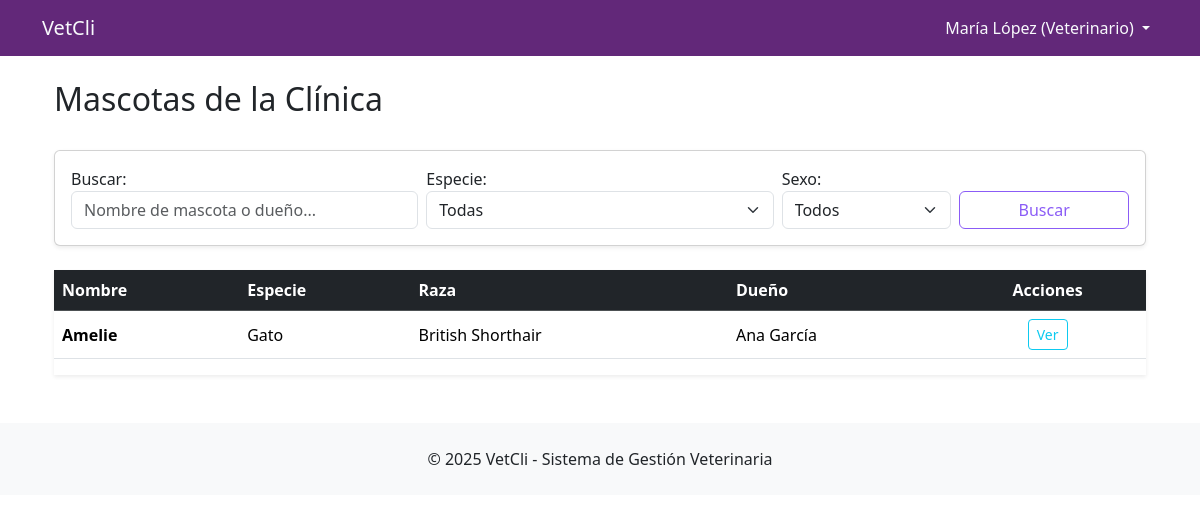
Screenshot of /mascotas/veterinario/lista/ (signed in) with the database file from the repository.
### apps/accounts/models.py (models this page shows, shortened)
class CustomUser(AbstractUser):
    OPCIONES_ROL = [
        ("admin_veterinaria", "Administrador Veterinaria"),
        ("veterinario", "Veterinario"),
        ("cliente", "Cliente"),
    ]
    rol = models.CharField(max_length=20, choices=OPCIONES_ROL, default="cliente")
    telefono = models.CharField(max_length=15, blank=True)
    direccion = models.TextField(blank=True)
    dni = models.CharField(max_length=10, unique=True, null=True, blank=True)
    fecha_nacimiento = models.DateField(null=True, blank=True)
    clinica = models.ForeignKey(
        "clinicas.Clinica",
        on_delete=models.CASCADE,
        null=True,
        blank=True,
        related_name="usuarios",
    )
    pendiente_aprobacion = models.BooleanField(default=False)
    fecha_aprobacion = models.DateTimeField(null=True, blank=True)
    aprobado_por = models.ForeignKey(
        "self", on_delete=models.SET_NULL, null=True, blank=True
    )

### apps/mascotas/models.py (models this page shows, shortened)
class Mascota(models.Model):
    SEXO_CHOICES = [
        ("M", "Macho"),
        ("H", "Hembra"),
    ]
    nombre = models.CharField(max_length=100)
    especie = models.ForeignKey(
        Especie, on_delete=models.PROTECT, related_name="mascotas"
    )
    raza = models.ForeignKey(
        Raza, on_delete=models.SET_NULL, null=True, blank=True, related_name="mascotas"
    )
    dueno = models.ForeignKey(
        CustomUser,
        on_delete=models.CASCADE,
        related_name="mascotas",
        limit_choices_to={"rol": "cliente"},
    )
    sexo = models.CharField(max_length=1, choices=SEXO_CHOICES)
    fecha_nacimiento = models.DateField(
        null=True, blank=True, help_text="Fecha aproximada de nacimiento"
    )
    color = models.CharField(max_length=100, blank=True)
    peso = models.DecimalField(
        max_digits=6,
        decimal_places=2,
        validators=[MinValueValidator(0.01)],
        null=True,
        blank=True,
        help_text="Peso en kilogramos",
    )
    numero_chip = models.CharField(
        max_length=50,
        blank=True,
        unique=True,
        null=True,
        help_text="Número de microchip",
    )
    foto = models.ImageField(upload_to="mascotas/fotos/", blank=True, null=True)
    esterilizado = models.BooleanField(
        default=False, help_text="¿Está castrado/esterilizado?"
    )
    alergias = models.TextField(
        blank=True, help_text="Alergias conocidas (medicamentos, alimentos, etc.)"
    )
    condiciones_preexistentes = models.TextField(
        blank=True, help_text="Condiciones médicas crónicas o importantes"
    )
    observaciones = models.TextField(
        blank=True, help_text="Observaciones generales sobre la mascota"
    )
    activo = models.BooleanField(default=True, help_text="Mascota activa en el sistema")
    fecha_fallecimiento = models.DateField(
        null=True, blank=True, help_text="Fecha de fallecimiento (si aplica)"
    )
    fecha_registro = models.DateTimeField(auto_now_add=True)
    fecha_modificacion = models.DateTimeField(auto_now=True)
    class Meta:
        verbose_name = "Mascota"
        verbose_name_plural = "Mascotas"
        ordering = ["-fecha_registro"]
        indexes = [
            models.Index(fields=["dueno", "activo"]),
            models.Index(fields=["numero_chip"]),
        ]

class Especie(models.Model):
    nombre = models.CharField(max_length=50, unique=True)
    descripcion = models.TextField(blank=True, null=True)
    activo = models.BooleanField(default=True)
    class Meta:
        verbose_name = "Especie"
        verbose_name_plural = "Especies"
        ordering = ["nombre"]
    def __str__(self):
        return self.nombre

class Raza(models.Model):
    nombre = models.CharField(max_length=100)
    especie = models.ForeignKey(Especie, on_delete=models.CASCADE, related_name="razas")
    descripcion = models.TextField(blank=True, null=True)
    activo = models.BooleanField(default=True)
    class Meta:
        verbose_name = "Raza"
        verbose_name_plural = "Razas"
        ordering = ["especie", "nombre"]
        unique_together = ["nombre", "especie"]

### apps/mascotas/views.py (the view)
@login_required
def lista_mascotas_veterinario(request):
    if request.user.rol != "veterinario":
        messages.error(request, "No tienes permiso para acceder a esta página.")
        return redirect("core:dashboard")
    mascotas = (
        Mascota.objects.filter(dueno__clinica=request.user.clinica, activo=True)
        .select_related("especie", "raza", "dueno")
        .order_by("nombre")
    )
    form_filtro = FiltroMascotasForm(request.GET)
    if form_filtro.is_valid():
        buscar = form_filtro.cleaned_data.get("buscar")
        especie = form_filtro.cleaned_data.get("especie")
        sexo = form_filtro.cleaned_data.get("sexo")
        if buscar:
            mascotas = mascotas.filter(
                Q(nombre__icontains=buscar)
                | Q(dueno__nombre_completo__icontains=buscar)
            )
        if especie:
            mascotas = mascotas.filter(especie=especie)
        if sexo:
            mascotas = mascotas.filter(sexo=sexo)
    paginator = Paginator(mascotas, 20)
    page_number = request.GET.get("page")
    page_obj = paginator.get_page(page_number)
    context = {
        "page_obj": page_obj,
        "form_filtro": form_filtro,
        "total_mascotas": mascotas.count(),
    }
    return render(request, "mascotas/lista_mascotas_veterinario.html", context)

### apps/mascotas/forms.py
class FiltroMascotasForm(forms.Form):
    buscar = forms.CharField(
        required=False,
        label="Buscar",
        widget=forms.TextInput(
            attrs={
                "class": "form-control",
                "placeholder": "Nombre de mascota o dueño...",
            }
        ),
    )
    especie = forms.ModelChoiceField(
        queryset=Especie.objects.filter(activo=True),
        required=False,
        label="Especie",
        empty_label="Todas",
        widget=forms.Select(attrs={"class": "form-select"}),
    )
    sexo = forms.ChoiceField(
        choices=[("", "Todos")] + Mascota.SEXO_CHOICES,
        required=False,
        label="Sexo",
        widget=forms.Select(attrs={"class": "form-select"}),
    )
    estado = forms.ChoiceField(
        choices=[
            ("", "Todos"),
            ("activo", "Activos"),
            ("inactivo", "Inactivos"),
        ],
        required=False,
        label="Estado",
        widget=forms.Select(attrs={"class": "form-select"}),
    )

### templates/mascotas/lista_mascotas_veterinario.html (shortened to what this page needs)
{% extends 'base.html' %}
{% load static %}
{% block content %}
<div class="container mt-4">
    <div class="d-flex justify-content-between align-items-center mb-4">
        <h2> Mascotas de la Clínica</h2>
    </div>
    <form method="get" class="card p-3 mb-4 shadow-sm">
        <div class="row g-2">
            <div class="col-md-4">
                {{ form_filtro.buscar.label_tag }}
                {{ form_filtro.buscar }}
            </div>
            <div class="col-md-4">
                {{ form_filtro.especie.label_tag }}
                {{ form_filtro.especie }}
            </div>
            <div class="col-md-2">
                {{ form_filtro.sexo.label_tag }}
                {{ form_filtro.sexo }}
            </div>
            <div class="col-md-2 d-flex align-items-end">
                <button type="submit" class="btn btn-outline-primary w-100">
                     Buscar
                </button>
            </div>
        </div>
    </form>
    <div class="table-responsive shadow-sm">
        <table class="table table-hover align-middle">
            <thead class="table-dark">
                <tr>
                    <th>Nombre</th>
                    <th>Especie</th>
                    <th>Raza</th>
                    <th>Dueño</th>
                    <th class="text-center">Acciones</th>
                </tr>
            </thead>
            <tbody>
                {% for mascota in page_obj %}
                <tr>
                    <td class="fw-bold">{{ mascota.nombre }}</td>
                    <td>{{ mascota.especie.nombre }}</td>
                    <td>{{ mascota.raza.nombre|default:"—" }}</td>
                    <td>{{ mascota.dueno.get_full_name|default:mascota.dueno.username }}</td>
                    <td class="text-center">
                        <a href="{% url 'mascotas:detalle_mascota' mascota.pk %}"
                           class="btn btn-sm btn-outline-info">
                             Ver
                        </a>
                    </td>
                </tr>
                {% empty %}
                <tr>
                    <td colspan="5" class="text-center text-muted py-4">
                        <i class="bi bi-info-circle"></i> No hay mascotas registradas.
                    </td>
                </tr>
                {% endfor %}
            </tbody>
        </table>
    </div>
</div>
{% endblock %}

### templates/base.html (shortened to what this page needs)
<!DOCTYPE html>
<html lang="es">
<head>
    {% load django_bootstrap5 %}
    {% load static %}
    {% bootstrap_css %}
    {% block extra_css %}
        <link rel="stylesheet" href="{% static 'css/base.css' %}">
    {% endblock %}
</head>
<body>
    <nav class="navbar navbar-expand-lg navbar-dark navbar-purple">
        <div class="container">
            <a class="navbar-brand" href="{% url 'core:home' %}">VetCli</a>
            <div class="collapse navbar-collapse" id="navbarNav">
                <ul class="navbar-nav ms-auto">
                    {% if user.is_authenticated %}
                        <li class="nav-item dropdown">
                            <a class="nav-link dropdown-toggle" href="#" role="button" data-bs-toggle="dropdown">
                                {{ user.get_full_name|default:user.username }} ({{ user.get_rol_display }})
                            </a>
                        </li>
                    {% endif %}
                </ul>
            </div>
        </div>
    </nav>
    <main class="container my-4">
        {% block content %}{% endblock %}
    </main>
    <footer class="bg-light py-4 mt-5">
        <div class="container text-center">
            <p class="mb-0">&copy; 2025 VetCli - Sistema de Gestión Veterinaria</p>
        </div>
    </footer>
</body>
</html>

### static/css/base.css (style rules this page uses)
:root { --primary-purple: #6B46C1; --light-purple: #8B5CF6; --dark-purple: #622879; --bg-light: #F8FAFC; --text-dark: #1F2937; --border-light: #E5E7EB; }
.navbar-purple { background: var(--dark-purple)!important; }
.navbar-purple .navbar-brand, .navbar-purple .nav-link { color: var(--bg-light) !important; }
.btn-outline-primary { color: var(--light-purple) !important; border-color: var(--light-purple) !important; }

### rows the page displays
CustomUser: get_full_name "María López", rol "Veterinario"
Mascota: nombre "Amelie", especie.nombre "Gato", raza.nombre "British Shorthair", dueno.get_full_name "Ana García"
